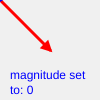
Frame 1 (no input)
Frame 60 (no input): identical to frame 1, image omitted
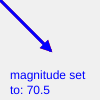
Frame 120 (the mouse pressed at the canvas centre since frame 60)

The p5.js sketch that drew these frames (run headless with seeded random() and noise() and a simulated clock; from frame 60 on, the mouse is pressed at the canvas centre):

// p5.js sketch
// ── sketch.js
function setup() {
	createCanvas(100, 100);
}

// set
function draw() {
  background(240);

  let v0 = createVector(0, 0);
  let v1 = createVector(50, 50);

  drawArrow(v0,v1,'red');

  let length = map(mouseX,0,width,0,141);
  v1.setMag(length);
  drawArrow(v0,v1,'blue');

  noStroke();
  text('magnitude set to: '+round(length*100)/100,10,70,90,30);
}

// draws arrow between two vectors
function drawArrow(vec0, vec1, myColor) {
  stroke(myColor);
  strokeWeight(3);
  fill(myColor);
  push();
  translate(vec0.x, vec0.y);
  line(0, 0, vec1.x, vec1.y);
  rotate(vec1.heading());
  let arrowSize = 7;
  translate(vec1.mag() - arrowSize,0);
  triangle(0, arrowSize / 2, 0, -arrowSize / 2, arrowSize, 0);
  pop();
}
